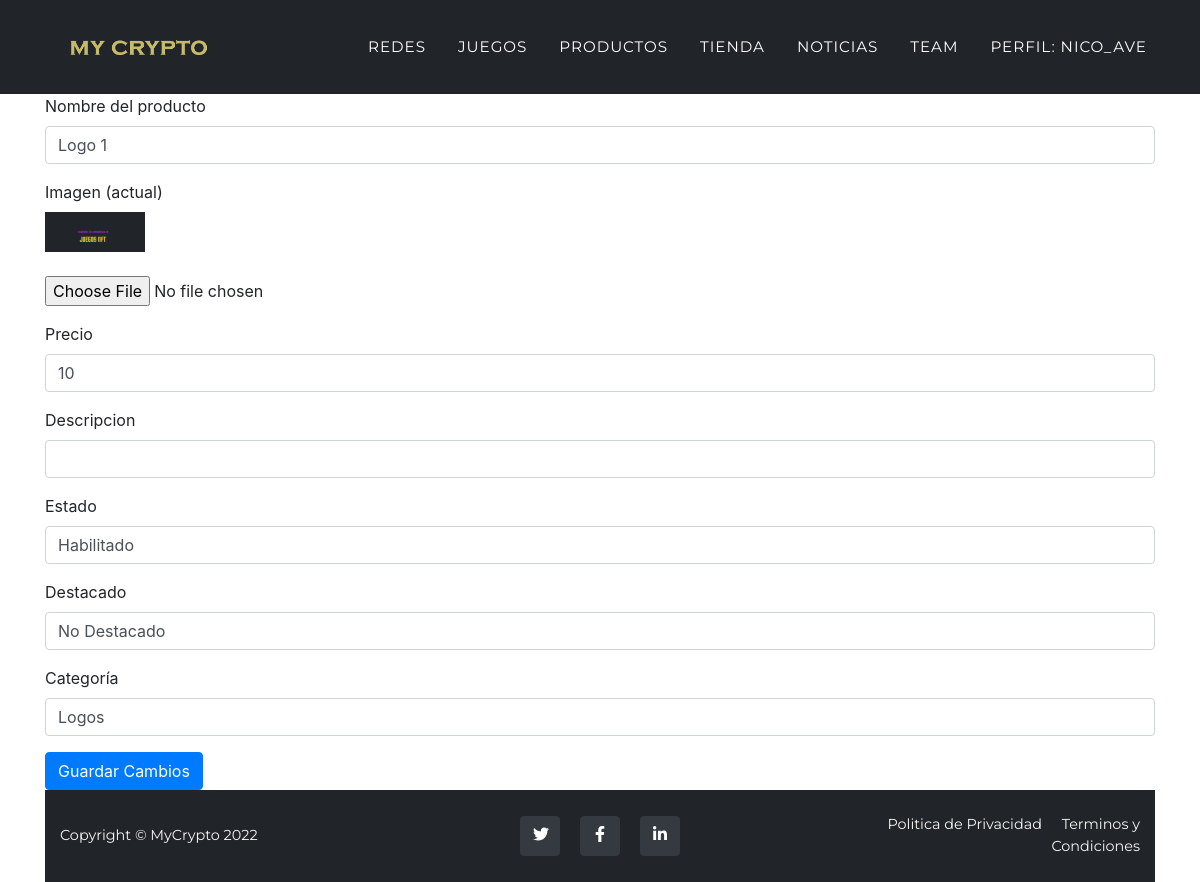
/producto_edit.php?id=1 (signed in), run on the app's committed database.
### tables this page shows
CREATE TABLE `usuarios` (
  `idusuario` int(11) NOT NULL,
  `nickname` varchar(255) NOT NULL,
  `email` varchar(255) NOT NULL,
  `contrasenia` varchar(255) NOT NULL,
  `fb_id` varchar(255) DEFAULT NULL,
  `foto` varchar(255) DEFAULT NULL,
  `descripcion` varchar(255) DEFAULT NULL,
  `twitter` varchar(255) DEFAULT NULL,
  `instagram` varchar(255) DEFAULT NULL,
  `facebook` varchar(255) DEFAULT NULL,
  `idestado` int(11) NOT NULL,
  `nombre` varchar(50) NOT NULL,
  `apellido` varchar(50) NOT NULL,
  `discord_id` varchar(255) DEFAULT NULL,
  `avatar` varchar(255) DEFAULT NULL,
  `fecha_registro` datetime NOT NULL DEFAULT current_timestamp()
);

CREATE TABLE `productos` (
  `idproducto` int(11) NOT NULL,
  `nombre_producto` varchar(255) NOT NULL,
  `imagen` varchar(255) NOT NULL,
  `precio` int(11) NOT NULL,
  `idestado` int(11) NOT NULL,
  `idcategoria` int(11) NOT NULL,
  `destacado` tinyint(1) NOT NULL,
  `descripción` varchar(256) NOT NULL
);

CREATE TABLE `productos_categoria` (
  `id` int(11) NOT NULL,
  `nombre` varchar(100) NOT NULL,
  `url` varchar(100) NOT NULL,
  `activo` int(11) NOT NULL
);

### producto_edit.php (the view, shortened to what this page needs)
<?php
require ("conexion.php");
$modoEdicion = isset($_GET['id']) && is_numeric($_GET['id']);
$producto = [
    'idproducto' => '',
    'nombre_producto' => '',
    'imagen' => '',
    'precio' => '',
    'idestado' => 1,
    'idcategoria' => '',
    'descripcion' => '',
    'destacado' => false
];
if ($modoEdicion) {
    $id = $_GET['id'];
    $query = mysqli_query($conexion, "SELECT * FROM productos WHERE idproducto = $id");
    if ($query && mysqli_num_rows($query) > 0) {
        $producto = mysqli_fetch_assoc($query);
    } else {
        echo "Producto no encontrado.";
        exit;
    }
}
$categorias = mysqli_query($conexion, "SELECT id, nombre FROM productos_categoria WHERE activo = 1");
?>
<!DOCTYPE html>
<html lang="es">
<head>
        <link href="css/styles.css" rel="stylesheet" />
        <link rel="stylesheet" href="https://maxcdn.bootstrapcdn.com/bootstrap/4.0.0/css/bootstrap.min.css">
    </head>
<body class="container mt-5">
<?php include 'header.php' ?>
<h2><?php echo $modoEdicion ? "Editar" : "Crear nuevo"; ?> producto</h2>
<form action="producto_guardar.php" method="POST" enctype="multipart/form-data">
  <div class="form-group">
    <label>Nombre del producto</label>
    <input type="text" name="nombre_producto" class="form-control" value="<?php echo htmlspecialchars($producto['nombre_producto']); ?>" required>
  </div>
  <div class="form-group">
    <label>Imagen <?php echo $modoEdicion && $producto['imagen'] ? "(actual)" : ""; ?></label><br>
    <?php if ($modoEdicion && $producto['imagen']): ?>
      <img src="img/<?php echo $producto['imagen']; ?>" width="100"><br><br>
    <?php endif; ?>
    <input type="file" name="imagen" class="form-control-file" accept="image/*" >
  </div>
  <div class="form-group">
    <label>Precio</label>
    <input type="number" step="0.01" name="precio" class="form-control" value="<?php echo $producto['precio']; ?>" required>
  </div>
  <div class="form-group">
    <label>Descripcion</label>
    <input type="textarea" name="descripcion" class="form-control" value="<?php echo htmlspecialchars($producto['descripcion']); ?>" required>
  </div>
  <div class="form-group">
    <label>Estado</label>
    <select name="idestado" class="form-control" required>
      <option value="1" <?php echo $producto['idestado'] == 1 ? 'selected' : ''; ?>>Habilitado</option>
    </select>
  </div>
  <div class="form-group">
    <label>Destacado</label>
    <select name="destacado" class="form-control" required>
      <option value="0" <?php echo $producto['destacado'] == 0 ? 'selected' : ''; ?>>No Destacado</option>
    </select>
  </div>
  <div class="form-group">
    <label>Categoría</label>
    <select name="idcategoria" class="form-control" required>
      <?php while($cat = mysqli_fetch_assoc($categorias)): ?>
        <option value="<?php echo $cat['id']; ?>" <?php echo $producto['idcategoria'] == $cat['id'] ? 'selected' : ''; ?>>
          <?php echo $cat['nombre']; ?>
        </option>
      <?php endwhile; ?>
    </select>
  </div>
  <button type="submit" class="btn btn-<?php echo $modoEdicion ? 'primary' : 'success'; ?>">
    <?php echo $modoEdicion ? 'Guardar Cambios' : 'Crear Producto'; ?>
  </button>
</form>
<?php include 'footer.php' ?>
</body>
</html>

### header.php (shortened to what this page needs)
<?php
        require ('conexion.php');
        $idusuario =$_SESSION['logueado'];
        $consulta = mysqli_query($conexion, "SELECT * FROM usuarios WHERE idusuario=$idusuario");
        while($respuesta=mysqli_fetch_assoc($consulta)){
            $nick = $respuesta['nickname'];
        }
        $rol = $_SESSION['rol'];
    ?>
        <nav class="navbar navbar-expand-lg navbar-dark fixed-top" id="mainNav">
            <div class="container">
                <a class="navbar-brand"  href=""> <img src=" assets/img/sad.png" alt="..." /></a>
                <div class="collapse navbar-collapse" id="navbarResponsive">
                    <ul class="navbar-nav text-uppercase ms-auto py-4 py-lg-0">
                        <li class="nav-item"><a class="nav-link" href="../mycrypto/admin/redeslist.php">Redes</a></li>
                        <li class="nav-item"><a class="nav-link" href="admin/proyectoslist.php">Juegos</a></li>
                        <?php
                            if($rol == 1){
                        ?>
                            <li class="nav-item"><a class="nav-link" href="../mycrypto/productos.php">Productos</a></li>
                        <?php
                            }
                        ?>
                        <li class="nav-item"><a class="nav-link" href="../mycrypto/tienda.php">Tienda</a></li>
                        <li class="nav-item"><a class="nav-link" href="https://es.cointelegraph.com/tags/games">Noticias</a></li>
                        <li class="nav-item"><a class="nav-link" href="#team">Team</a></li>
                        <li class="nav-item"><a class="nav-link" href="perfil.php" > Perfil: <?php echo $nick; ?></a></li>
                    </ul>
                </div>
            </div>
        </nav>

### data on the page
usuarios: nickname "NICO_AVE"
productos: nombre_producto "Logo 1", imagen (picture), precio "10", idestado "Habilitado", destacado "No Destacado", idcategoria "Logos"
